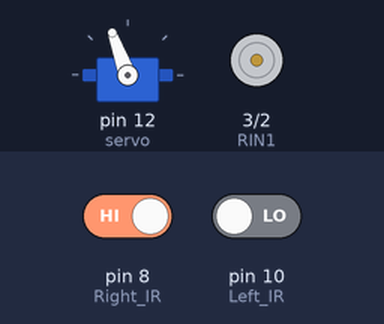
A sketch run on a simulated Arduino Uno, built with avr-gcc and run on an emulated ATmega328P. Shown: servo, motor-driver pin pairs drawn as motors (green arrow = first pin HIGH = forward, orange = second pin HIGH = backward, longer = more drive). The test bench sets the inputs (shaded band); at power-on: pin 8 (Right_IR) HIGH, pin 10 (Left_IR) LOW.

Above: at 4.2 s.
4.3 s: pin 8 (Right_IR) driven LOW
At 7.15 s:
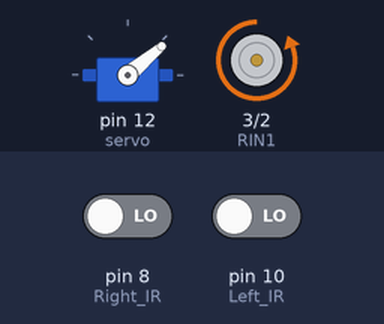
7.3 s: pin 8 (Right_IR) driven HIGH
At 7.9 s:
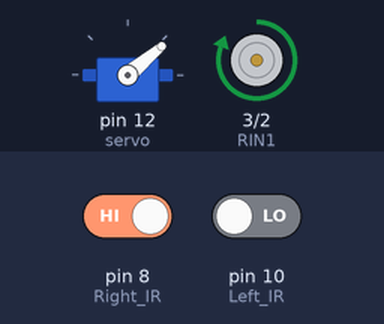
8.8 s: pin 10 (Left_IR) driven HIGH
At 9.1 s:
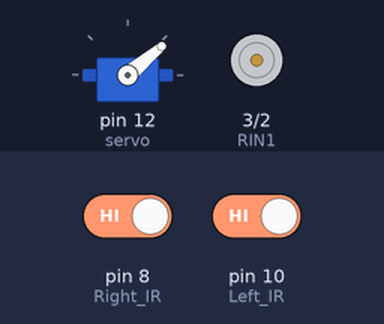
Timing chart, 0 to 11.8 s (numbered marks = the images above; inputs shaded):
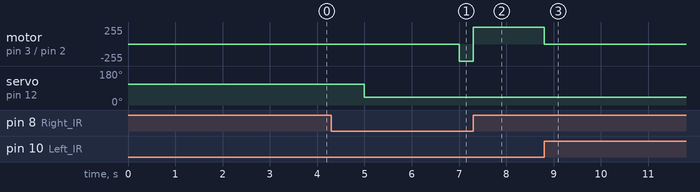

Measured:
- after the input at 4.3 s, motor on pin 3 (RIN1) / pin 2 (RIN2): stopped → backward 255/255 after 2.7 s
- after the input at 7.3 s, motor on pin 3 (RIN1) / pin 2 (RIN2): backward 255/255 → forward 255/255 at once
- after the input at 8.8 s, motor on pin 3 (RIN1) / pin 2 (RIN2): forward 255/255 → stopped at once

The sketch:

Line_Follower_Servo.ino
```cpp
// Black Line Follower - With Drop Down Servo Mec
#include <Servo.h>
Servo myservo;
int servo = 12;      // Servo Pin Connected to Pin 11
int Right_IR=8;      //Right sensor
int Left_IR=10;      //Left sensor
// Angle Positions for Servo
float Locked_angle = 110;    // Locked in position
float Release_angle = 40;
#define RIN1 3       // Right Motor
#define RIN2 2
#define LIN1 5       // Left Motor
#define LIN2 4

void setup() {
  // Start Serial Monitor
  Serial.begin(9600);
  // Attach Servo
  myservo.attach(servo);
  // Setup pin modes
  pinMode(servo, OUTPUT);         // Servo
  pinMode(Right_IR,INPUT);        // Right Sensor Input
  pinMode(Left_IR,INPUT);         // Left Sensor Input
  pinMode(RIN1,OUTPUT);           // Motor 1
  pinMode(RIN2,OUTPUT);           // Motor 1
  pinMode(LIN1,OUTPUT);           // Motor 2
  pinMode(LIN2,OUTPUT);           // Motor 2
  // Lock Servo
  myservo.write(Locked_angle);
  // Delay for 30 seconds to take off
  delay(3000);
}

void loop() {
  //Read IRs States:
  int RightIR_State = digitalRead(Right_IR);
  int LeftIR_State = digitalRead(Left_IR);

  // 1. If both IR sensors are on white (zero), then move straight
  if (RightIR_State == LOW && LeftIR_State == LOW){
    // Read Servo State
    int  servoState = myservo.read();
    // Unlock Servo
    if (servoState>90){
      delay(2000);                      // Delay for 2s, so that we can land
      myservo.write(Release_angle);     // Release
      delay(2000);                     // Delay for 10s, gives time to detach drone
      //myservo.detach();                 // Disconnect Servo

      // MAYBE ADD SOMETHING FOR UGV TO FIX ITSELF IF LANDED AT BAD POSITION
      }

    // Move right motor forward
    digitalWrite(RIN1, LOW);
    digitalWrite(RIN2, HIGH);
    // Move left motor forward
    digitalWrite(LIN1, LOW);
    digitalWrite(LIN2, HIGH);
    }
    else if ((RightIR_State == HIGH && LeftIR_State == LOW)){ //If right side sensor is on black, make a right
    // Read Servo State
    int  servoState = myservo.read();
    //Unlock Servo
    if (servoState>90){
      delay(2000);                      // Delay for 2s, so that we can land
      myservo.write(Release_angle);     // Release
      delay(2000);                     // Delay for 10s, gives time to detach drone
      //myservo.detach();                 // Disconnect Servo

      // MAYBE ADD SOMETHING FOR UGV TO FIX ITSELF IF LANDED AT BAD POSITION
      }

    // Make a right: - Left forward / Right backwards
    digitalWrite(RIN1, HIGH);
    digitalWrite(RIN2, LOW);
    digitalWrite(LIN1, LOW);
    digitalWrite(LIN2, HIGH);
    }
    else if ((RightIR_State == LOW && LeftIR_State == HIGH)){ //If left side sensor is on black, make a left
    // Read Servo State
    int  servoState = myservo.read();
    // Unlock Servo
    if (servoState>90){
      delay(2000);                      // Delay for 2s, so that we can land
      myservo.write(Release_angle);     // Release
      delay(2000);                     // Delay for 10s, gives time to detach drone
      //myservo.detach();                 // Disconnect Servo

      // MAYBE ADD SOMETHING FOR UGV TO FIX ITSELF IF LANDED AT BAD POSITION
      }

    // Make a right: - Left backwards / Right forwards
    digitalWrite(RIN1, LOW);
    digitalWrite(RIN2, HIGH);
    digitalWrite(LIN1, HIGH);
    digitalWrite(LIN2, LOW);
    }
    else {

    // Turn off motors
    digitalWrite(RIN1, LOW);
    digitalWrite(RIN2, LOW);
    digitalWrite(LIN1, LOW);
    digitalWrite(LIN2, LOW);
    }
}
```
